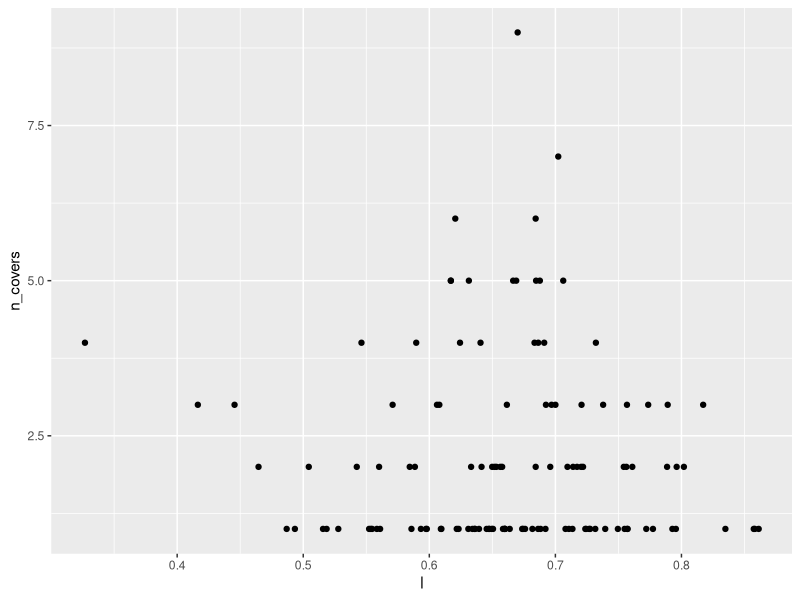
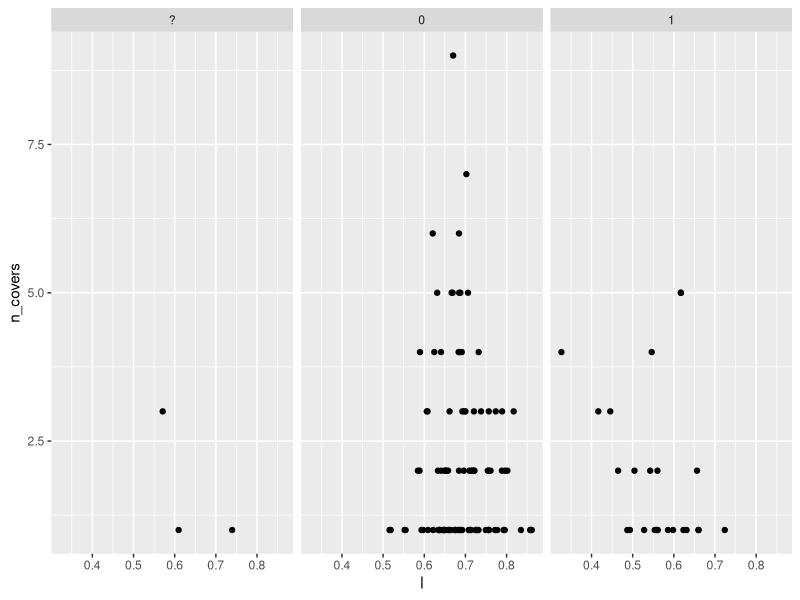

These charts were generated, in order, by the following R code: (Note: this script raises an error after producing the figures.)
## ---- chunk 1
knitr::opts_chunk$set(echo = TRUE)
## ---- chunk 2
library(here)
library(tidyverse)
library(lubridate)
## ---- chunk 3
faces <- read.csv("../src/assets/data/faces.csv", header = TRUE, stringsAsFactors = FALSE)
models <- read.csv("../src/assets/data/models.csv", header = TRUE, stringsAsFactors = FALSE)
## ---- chunk 4
ggplot(models, aes(x = l, y = n_covers)) + geom_point()
## ---- chunk 5
ggplot(models, aes(x = l, y = n_covers)) + geom_point() + facet_wrap(~woc)
## ---- chunk 6
models %>% 
  group_by(woc) %>% 
  summarise(mean = mean(n_covers))
## ---- chunk 7
models %>% 
  group_by(woc) %>% 
  mutate(total = n()) %>% 
  mutate(mult = ifelse(n_covers > 1, "y", "n")) %>% 
  group_by(woc, mult) %>% 
  summarise(per = n() )
## ---- chunk 8
models %>% 
  filter(n_covers > 1) %>% 
  group_by(woc) %>% 
  summarise(mean = mean(n_covers))
## ---- chunk 9
faces %>% 
  mutate(date = mdy(date)) %>% 
  group_by(model) %>% 
  arrange(date) %>% 
  mutate(count = n()) 
## ---- chunk 10
coverfiles <- faces %>% 
  mutate(faceFile = file_name) %>% 
  separate(file_name, c("string", "ext"), "\\.") %>% 
  mutate(newString = stringr::str_sub(string, end = -3)) %>% 
  mutate(coverFile = paste0(newString, ".", ext)) %>% 
  select(-c("string", "ext", "newString")) %>% 
  rename(file_name = faceFile)

write.csv(coverfiles, "../src/assets/data/faces.csv", row.names = FALSE)
## ---- chunk 11
models %>% filter(n_covers > 1)
## ---- chunk 12
repeats <- faces %>% 
  mutate(date = mdy(date),
         year = year(date)) %>% 
  filter(year >= 2014) %>% 
  group_by(woc, model) %>% 
  summarise(count = n()) %>% 
  filter(count >= 2) %>% 
  group_by(woc) %>% 
  summarise(count = n())
